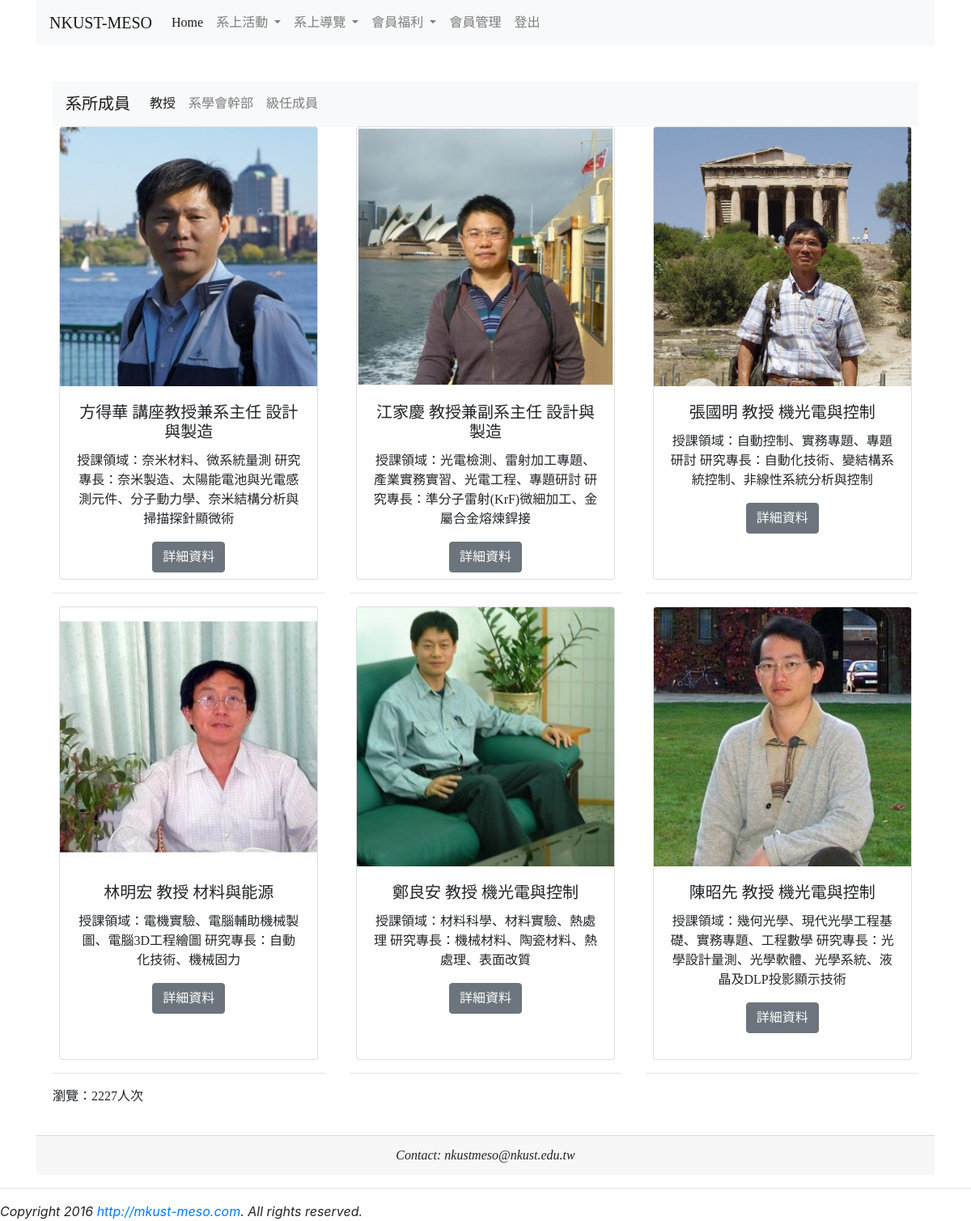
Page /member.php (signed in) on the committed database.
### tables this page shows
CREATE TABLE `mem` (
  `id` int(11) NOT NULL,
  `sku` varchar(8) NOT NULL,
  `name` varchar(20) NOT NULL,
  `description` varchar(200) NOT NULL,
  `photo` varchar(200) NOT NULL,
  `price` varchar(500) NOT NULL
);

### member.php (the view, shortened to what this page needs)
<?php
require "includes/dbconfig.php";
?>
<!doctype html>
<head>
    <link rel="stylesheet" href="https://stackpath.bootstrapcdn.com/bootstrap/4.5.2/css/bootstrap.min.css">
</head>
<body>
    <?php require "includes/menu.php"; ?>
    <br>
    <div class='container'>
        <div class='card-body' align=center>
            <nav class="navbar navbar-expand-lg navbar-light bg-light">
                <a class="navbar-brand" href="member.php">系所成員</a>
                <div class="collapse navbar-collapse" id="navbarSupportedContent">
                    <ul class="navbar-nav mr-auto">
                        <li class="nav-item active">
                            <a class="nav-link" href="member.php">教授<span class="sr-only">(current)</span></a>
                        </li>
                        <li class="nav-item">
                            <a class="nav-link" href="cadre.php">系學會幹部</a>
                        </li>
                        <li class="nav-item">
                            <a class="nav-link" href="classmember.php">級任成員</a>
                        </li>
                    </ul>
                </div>
            </nav>
            <?php
            echo "<div class='row'>";
            $sql = "SELECT * FROM mem";
            $result = $conn->query($sql);
            if ($result->num_rows > 0) {
                while ($row = $result->fetch_assoc()) {
                    $description = $row["description"];
                    $name = $row["name"];
                    $photo = $row["photo"];
                    $url = $row["price"];
                    echo "<div class='col-md-4 col-sm-6 col-xs-12'>";
                    echo "<div class='card' style='width: 20rem;height:35rem;'>";
                    echo "<img style='overflow:auto;' src='$photo' width='40' height='320' class='card-img-top'>";
                    echo "<div class='card-body'>";
                    echo "<h5 class='card-title'>$name</h5>";
                    echo "<p style='overflow:auto;' class='card-text'>$description</p>";
                    echo "<a href=' $url' class='btn btn-secondary'>詳細資料</a>";
                    echo "</div></div><hr></div>";
                }
            } else {
                echo "0 results";
            }
            echo "</div>";
            ?>
            <p style="text-align:left;"><?php include "footer.php"; ?></p>
        </div>
        <div class='card-footer' align=center>
            <em>Contact: nkustmeso@nkust.edu.tw</em>
        </div>
    </div>
    <hr>
    <em>Copyright 2016 <a href='http://nkust-meso.com'>http://mkust-meso.com</a>. All rights reserved.</em>
</body>
</html>

### member.php (style rules this page uses)
h1, h2, h3, h4, h5, p, div { font-family: 微軟正黑體; }

### rows in the picture
mem: photo (picture), name "方得華 講座教授兼系主任 設計與製造", description "授課領域：奈米材料、微系統量測 研究專長：奈米製造、太陽能電池與光電感測元件、分子動力學、奈米結構分析與掃描探針顯微術"
mem: photo (picture), name "江家慶 教授兼副系主任 設計與製造", description "授課領域：光電檢測、雷射加工專題、產業實務實習、光電工程、專題研討 研究專長：準分子雷射(KrF)微細加工、金屬合金熔煉銲接"
mem: photo (picture), name "張國明 教授 機光電與控制", description "授課領域：自動控制、實務專題、專題研討 研究專長：自動化技術、變結構系統控制、非線性系統分析與控制"
mem: photo (picture), name "林明宏 教授 材料與能源", description "授課領域：電機實驗、電腦輔助機械製圖、電腦3D工程繪圖 研究專長：自動化技術、機械固力"
mem: photo (picture), name "鄭良安 教授 機光電與控制", description "授課領域：材料科學、材料實驗、熱處理 研究專長：機械材料、陶瓷材料、熱處理、表面改質"
mem: photo (picture), name "陳昭先 教授 機光電與控制", description "授課領域：幾何光學、現代光學工程基礎、實務專題、工程數學 研究專長：光學設計量測、光學軟體、光學系統、液晶及DLP投影顯示技術"

### other values in the picture
$counter "2227"
